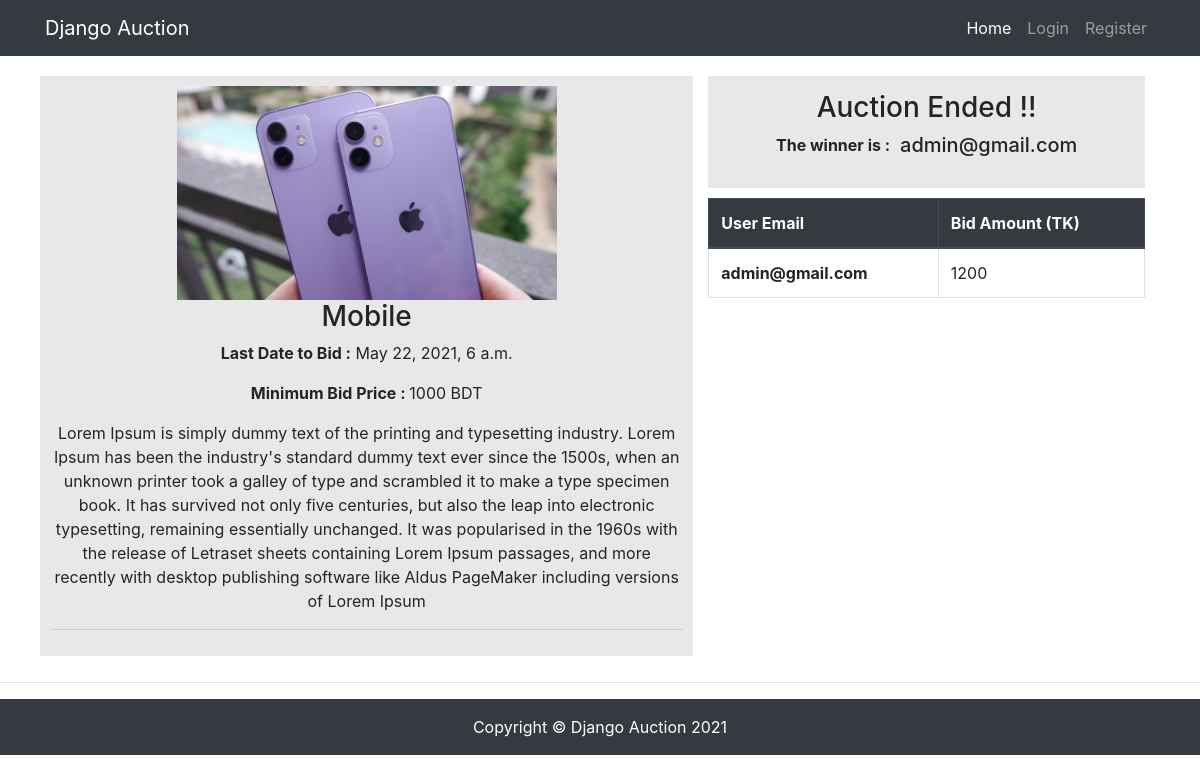
The app's page /singleproduct/4, older data.
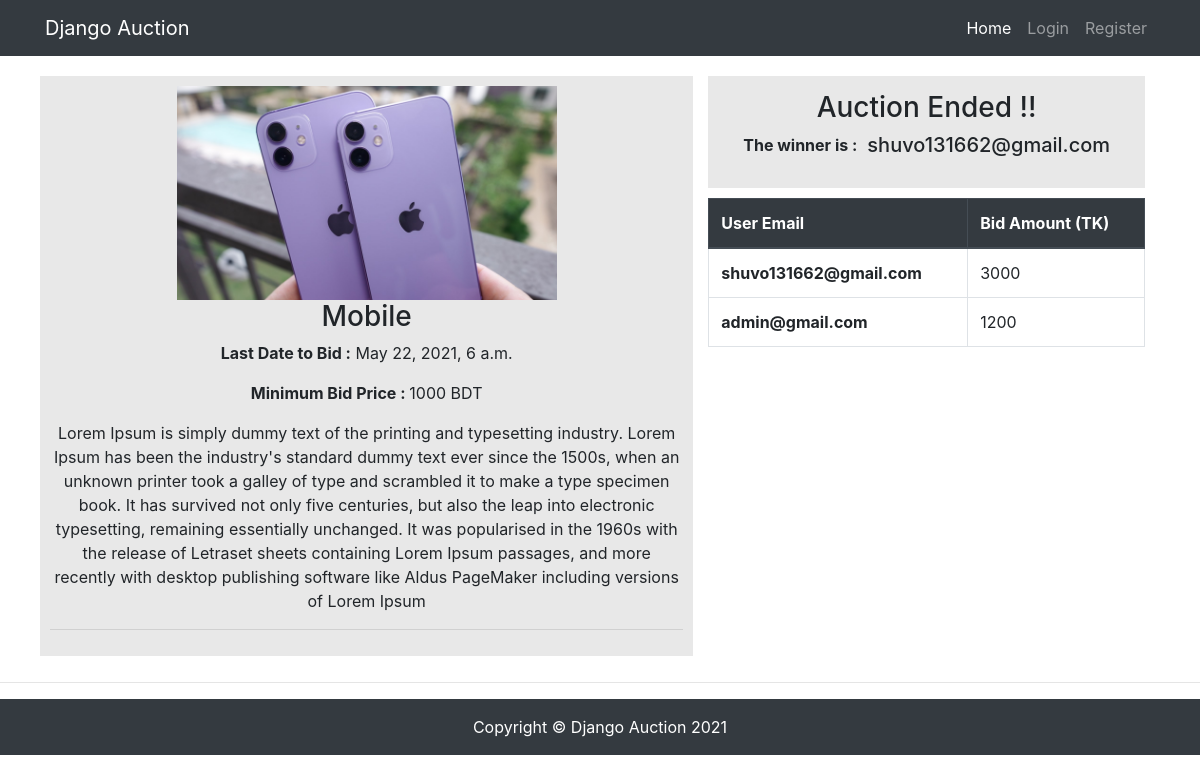
The same page, newer data.
### product/models.py (models this page shows, shortened)
class Bid(models.Model):
    user=models.ForeignKey(Account,on_delete=models.CASCADE)
    product=models.ForeignKey(Product,on_delete=models.CASCADE)
    bidAmount=models.IntegerField()
    created_at=models.DateTimeField(default=timezone.now)
    class Meta:
        ordering = ('-bidAmount',)

### account/models.py (models this page shows, shortened)
class Account(AbstractBaseUser):
	email 					= models.EmailField(verbose_name="email", max_length=60, unique=True)
	username 				= None
	date_joined				= models.DateTimeField(verbose_name='date joined', auto_now_add=True)
	last_login				= models.DateTimeField(verbose_name='last login', auto_now=True)
	is_admin				= models.BooleanField(default=False)
	is_active				= models.BooleanField(default=True)
	is_staff				= models.BooleanField(default=False)
	is_superuser			= models.BooleanField(default=False)
	USERNAME_FIELD = 'email'
	objects = MyAccountManager()
	def __str__(self):
		return self.email

### product/views.py (the view, shortened to what this page needs)
# urls.py: path('singleproduct/<str:pk>', views.singleproduct, name='singleproduct')
def singleproduct(request, pk):
	product=Product.objects.get(id=pk)
	bids=Bid.objects.filter(product=product)
	winner = bids.order_by('-bidAmount').first()
	context = {'product':product,'bids':bids,'winner':winner}
	return render(request, 'products/singleproduct.html', context)

### product/models.py (called while the page is built)
    def is_end_date(self):
        return timezone.now()>self.end_date

### templates/products/singleproduct.html (shortened to what this page needs)
{% extends 'base.html' %}
{% block content %}
<div class="container product-div">
    <div class="row p-10">
        <div class="col-sm-7 p-20" style="background-color: #E8E8E8;padding: 10px;">
            <div class="img text-center" >
                <img src="{{ product.image.url }}" width="60%" alt="">
            </div>
            <div class="text-center">
              <h3>{{ product.title }}</h3>
              <p><strong >Last Date to Bid :</strong> {{ product.end_date }}</p>
              <div class="d-flex justify-content-center">
                <p><strong> Minimum Bid Price :    </strong>{{ product.minBidPrice }}  BDT</p>
              </div>
              <p>{{ product.details }}</p>
              <hr>
           </div>
        </div>
        <div class="col-sm-5 p-10">
          <div class="formdiv " style="background-color: #E8E8E8;padding: 15px 10px;">
            {%if product.is_end_date %}
            <h3 class="text-center">Auction Ended !!</h3>
              <div class="form-group d-flex  justify-content-center m-auto">
                <p><strong>The winner is : </strong></p>
                <h5 style="margin-left: 10px;"> {{ winner.user }}</h5>
              </div>
            {%endif%}
        </div>
            <table class="table table-bordered" style="margin-top: 10px;">
                <thead class="thead-dark">
                  <tr>
                    <th scope="col">User Email</th>
                    <th scope="col">Bid Amount (TK)</th>
                  </tr>
                </thead>
                <tbody>
                  {%for bid in bids%}
                  <tr>
                    <th scope="row">{{ bid.user.email }}</th>
                    <td>{{ bid.bidAmount }}</td>
                  </tr>
                  {%endfor%}
                </tbody>
            </table>
        </div>
    </div>
</div>
{% endblock %}

Row changes from the older to the newer data that the page shows:
added Bid: user "shuvo131662@gmail.com", user.email "shuvo131662@gmail.com", bidAmount "3000"
Text that changed along with them:
{{ winner.user }}: "admin@gmail.com" → "shuvo131662@gmail.com"
